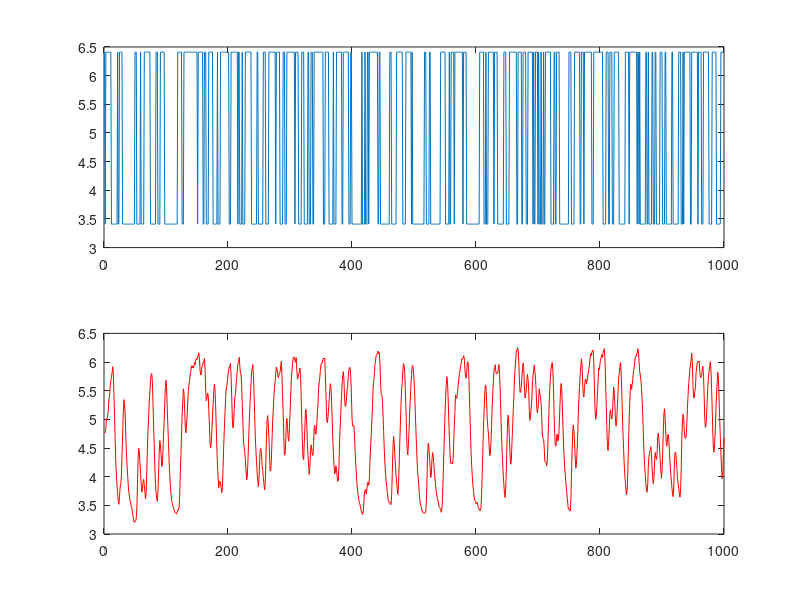

This figure's MATLAB source:
% Load data from dryer.dat
data = load('Dane/dryer.dat');
sampling_time = 0.8;
time = (0:size(data, 1)-1) * sampling_time;
% Plot the data
figure;
subplot(2,1,1);
plot(data(:,1));


subplot(2,1,2);

plot(data(:,2), 'r');